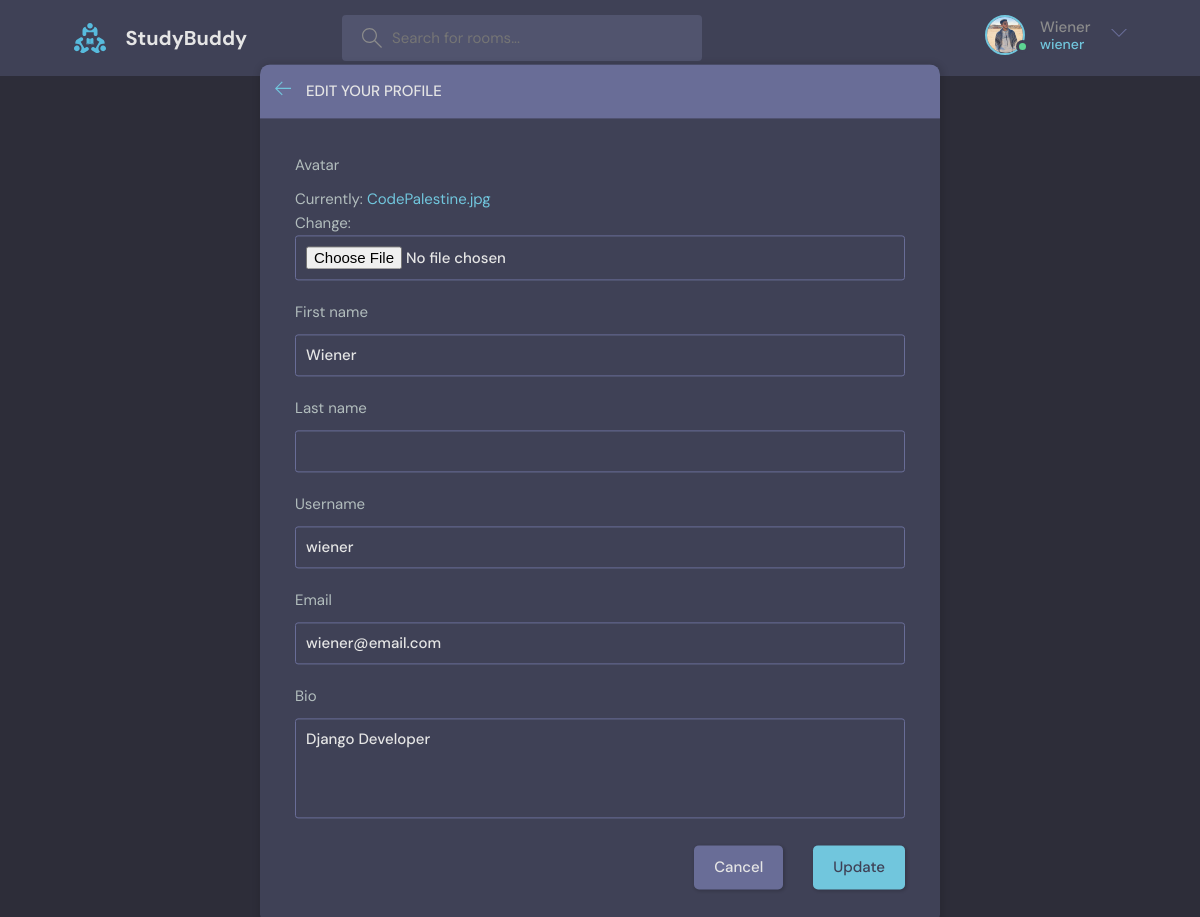
The app's page /update-user/ (signed in) with its own data.
### base/models.py (models this page shows)
class User(AbstractUser):
    name = models.CharField(max_length=255)
    username = models.CharField(max_length=255, unique=True)
    email = models.EmailField(unique=True)
    bio = models.TextField(null=True, blank=True)
    avatar = models.ImageField(null=True, default='avatar.svg')
    USERNAME_FIELD = 'email'
    REQUIRED_FIELDS = []

### base/views.py (the view)
# urls.py: path('update-user/', views.updateUser, name='update-user'),
@login_required(login_url='login')
def updateUser(request):
    form = UserForm(instance=request.user)
    if request.method == 'POST':
        form = UserForm(request.POST, request.FILES, instance=request.user)
        if form.is_valid():
            form.save()
            return redirect('profile', id=request.user.id)
    return render(request,'base/update-user.html', {'form': form})

### base/forms.py
class UserForm(ModelForm):
    class Meta:
        model = User
        fields = ['avatar', 'first_name', 'last_name', 'username', 'email', 'bio']

### base/templates/base/update-user.html (shortened to what this page needs)
{% extends 'main.html' %}
{% block content %}
<main class="update-account layout">
    <div class="container">
        <div class="layout__box">
            <div class="layout__boxHeader">
                <div class="layout__boxTitle">
                    <a href="{% url 'profile' user.id %}">
                        <svg version="1.1" xmlns="http://www.w3.org/2000/svg" width="32" height="32"
                            viewBox="0 0 32 32">
                            <title>arrow-left</title>
                            <path
                                d="M13.723 2.286l-13.723 13.714 13.719 13.714 1.616-1.611-10.96-10.96h27.625v-2.286h-27.625l10.965-10.965-1.616-1.607z">
                            </path>
                        </svg>
                    </a>
                    <h3>Edit your profile</h3>
                </div>
            </div>
            <div class="layout__body">
                <form class="form" action="" method="POST" enctype="multipart/form-data">
                    {% for field in form %}
                    <div class="form__group">
                        <label for="username">{{field.label}}</label>
                        {{field}}
                    </div>
                    {% endfor %}
                    <div class="form__action">
                        <a class="btn btn--dark" href="{% url 'home' %}">Cancel</a>
                        <button class="btn btn--main" type="submit">Update</button>
                    </div>
                </form>
            </div>
        </div>
    </div>
</main>
{% endblock %}

### templates/navbar.html (shortened to what this page needs)
{% load static %}
<header class="header header--loggedIn">
    <div class="container">
        <a href="{%url 'home' %}" class="header__logo">
            <img src="{% static 'images/logo.svg'%}" />
            <h1>StudyBuddy</h1>
        </a>
        <form class="header__search" method="POST" action="{% url 'home' %}">
            <label>
                <input placeholder="Search for rooms..." name="q" />
            </label>
        </form>
        <nav class="header__menu">
            {% if request.user.is_authenticated%}
            <div class="header__user">
                <a href="{% url 'profile' request.user.id %}">
                    <div class="avatar avatar--medium active">
                        <img src="{{user.avatar.url}}" />
                    </div>
                    {% if request.user.first_name %}
                    <p>{{ request.user.first_name }} {{ request.user.last_name }}<span>{{ request.user.username}}</span>
                    </p>
                    {% else %}
                    <p>{{ request.user.username }}<span>{{ request.user.username }}</span></p>
                    {% endif %}
                </a>
                <button class="dropdown-button">
                    <svg version="1.1" xmlns="http://www.w3.org/2000/svg" width="32" height="32" viewBox="0 0 32 32">
                        <title>chevron-down</title>
                        <path d="M16 21l-13-13h-3l16 16 16-16h-3l-13 13z"></path>
                    </svg>
                </button>
            </div>
            {% else %}
            <a href="{% url 'login' %}">
                <img src="{% static 'images/avatars/avatar.svg' %}" />
                <p>Login</p>
            </a>
            {% endif %}
        </nav>
    </div>
</header>

### records on screen
User: avatar (picture), user.first_name "Wiener", user.username "wiener", form "Wiener" "wiener" "wiener@email.com" "Django Developer"

### other values on screen
{{ field.label }} "Avatar" "First name" "Last name" "Username" "Email" "Bio"
